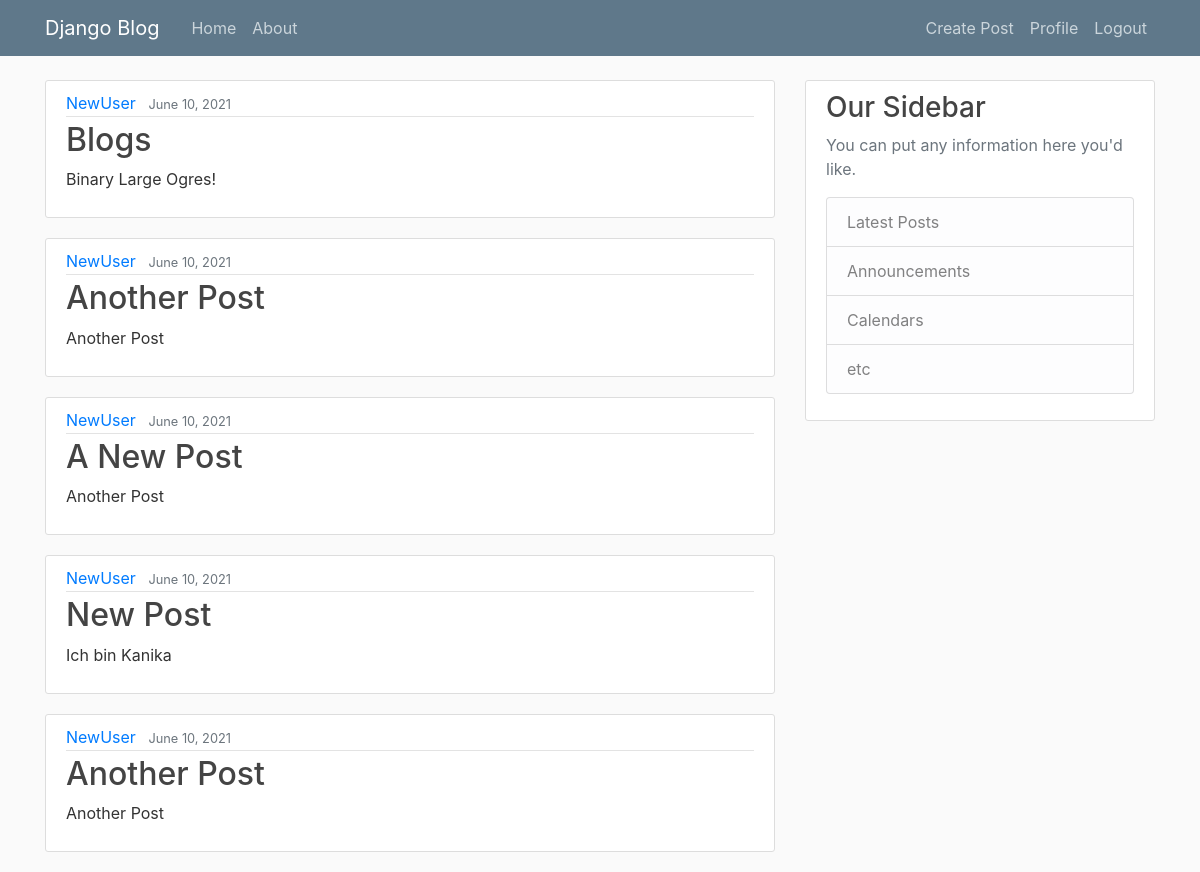
The page / (signed in) on the database its author committed.
### blog/models.py (models this page shows, shortened)
class Post(models.Model):
    title = models.CharField(max_length=100)
    content = models.TextField()
    date_posted = models.DateTimeField(default=timezone.now)
    author = models.ForeignKey(User, on_delete=models.CASCADE)

### blog/views.py (the view)
# urls.py: path('', PostListView.as_view(), name='blog-home'),
class PostListView(ListView):
    model = Post
    template_name = 'blog/home.html'
    context_object_name = 'posts'
    ordering = ['-date_posted']
    paginate_by = 5

### blog/templates/blog/home.html
{% extends "blog/base.html"%}
{% block content%}
    {% for post in posts%}
    <article class="media content-section">
        <div class="media-body">
            <div class="article-metadata">
            <a class="mr-2" href="#">{{ post.author }}</a>
            <small class="text-muted">{{ post.date_posted|date:"F d, Y" }}</small>
            </div>
            <h2><a class="article-title" href="#">{{ post.title }}</a></h2>
            <p class="article-content">{{ post.content }}</p>
        </div>
    </article>
    {% endfor %}
{% endblock %}

### blog/static/blog/main.css (style rules this page uses)
body { background: #fafafa; color: #333333; margin-top: 5rem; }
h1, h2, h3, h4, h5, h6 { color: #444444; }
.content-section { background: #ffffff; padding: 10px 20px; border: 1px solid #dddddd; border-radius: 3px; margin-bottom: 20px; }
.article-title { color: #444444; }
.article-content { white-space: pre-line; }
.article-metadata { padding-bottom: 1px; margin-bottom: 4px; border-bottom: 1px solid #e3e3e3 }

### rows shown on the page
Post: author "NewUser", date_posted "June 10, 2021", title "Blogs", content "Binary Large Ogres!"
Post: author "NewUser", date_posted "June 10, 2021", title "Another Post", content "Another Post"
Post: author "NewUser", date_posted "June 10, 2021", title "A New Post", content "Another Post"
Post: author "NewUser", date_posted "June 10, 2021", title "New Post", content "Ich bin Kanika"
Post: author "NewUser", date_posted "June 10, 2021", title "Another Post", content "Another Post"
